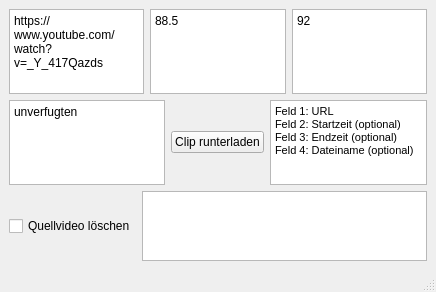
<?xml version="1.0" encoding="UTF-8"?>
<ui version="4.0">
 <class>MainWindow</class>
 <widget class="QMainWindow" name="MainWindow">
  <property name="geometry">
   <rect>
    <x>0</x>
    <y>0</y>
    <width>436</width>
    <height>292</height>
   </rect>
  </property>
  <property name="minimumSize">
   <size>
    <width>436</width>
    <height>292</height>
   </size>
  </property>
  <property name="maximumSize">
   <size>
    <width>436</width>
    <height>292</height>
   </size>
  </property>
  <property name="windowTitle">
   <string>YoutubeDownloader</string>
  </property>
  <widget class="QWidget" name="centralwidget">
   <layout class="QVBoxLayout" name="verticalLayout_2">
    <item>
     <layout class="QVBoxLayout" name="verticalLayout">
      <item>
       <layout class="QHBoxLayout" name="horizontalLayout">
        <item>
         <widget class="QPlainTextEdit" name="textbox_url">
          <property name="plainText">
           <string>https://www.youtube.com/watch?v=_Y_417Qazds</string>
          </property>
         </widget>
        </item>
        <item>
         <widget class="QPlainTextEdit" name="textbox_start">
          <property name="plainText">
           <string>88.5</string>
          </property>
         </widget>
        </item>
        <item>
         <widget class="QPlainTextEdit" name="textbox_end">
          <property name="plainText">
           <string>92</string>
          </property>
         </widget>
        </item>
       </layout>
      </item>
      <item>
       <layout class="QHBoxLayout" name="horizontalLayout_2">
        <item>
         <widget class="QPlainTextEdit" name="textbox_filename">
          <property name="plainText">
           <string>unverfugten</string>
          </property>
         </widget>
        </item>
        <item>
         <widget class="QPushButton" name="button_download">
          <property name="text">
           <string>Clip runterladen</string>
          </property>
         </widget>
        </item>
        <item>
         <widget class="QTextBrowser" name="textBrowser">
          <property name="html">
           <string>&lt;!DOCTYPE HTML PUBLIC &quot;-//W3C//DTD HTML 4.0//EN&quot; &quot;http://www.w3.org/TR/REC-html40/strict.dtd&quot;&gt;
&lt;html&gt;&lt;head&gt;&lt;meta name=&quot;qrichtext&quot; content=&quot;1&quot; /&gt;&lt;style type=&quot;text/css&quot;&gt;
p, li { white-space: pre-wrap; }
&lt;/style&gt;&lt;/head&gt;&lt;body style=&quot; font-family:'MS Shell Dlg 2'; font-size:8.25pt; font-weight:400; font-style:normal;&quot;&gt;
&lt;p style=&quot; margin-top:0px; margin-bottom:0px; margin-left:0px; margin-right:0px; -qt-block-indent:0; text-indent:0px;&quot;&gt;Feld 1: URL&lt;/p&gt;
&lt;p style=&quot; margin-top:0px; margin-bottom:0px; margin-left:0px; margin-right:0px; -qt-block-indent:0; text-indent:0px;&quot;&gt;Feld 2: Startzeit (optional)&lt;/p&gt;
&lt;p style=&quot; margin-top:0px; margin-bottom:0px; margin-left:0px; margin-right:0px; -qt-block-indent:0; text-indent:0px;&quot;&gt;Feld 3: Endzeit (optional)&lt;/p&gt;
&lt;p style=&quot; margin-top:0px; margin-bottom:0px; margin-left:0px; margin-right:0px; -qt-block-indent:0; text-indent:0px;&quot;&gt;Feld 4: Dateiname (optional)&lt;/p&gt;&lt;/body&gt;&lt;/html&gt;</string>
          </property>
         </widget>
        </item>
       </layout>
      </item>
     </layout>
    </item>
    <item>
     <layout class="QHBoxLayout" name="horizontalLayout_3">
      <item>
       <widget class="QCheckBox" name="checkBox_deletevid">
        <property name="text">
         <string>Quellvideo löschen</string>
        </property>
       </widget>
      </item>
      <item>
       <widget class="QTextBrowser" name="textBrowser_Output"/>
      </item>
     </layout>
    </item>
   </layout>
  </widget>
  <widget class="QStatusBar" name="statusbar"/>
 </widget>
 <resources/>
 <connections/>
</ui>
